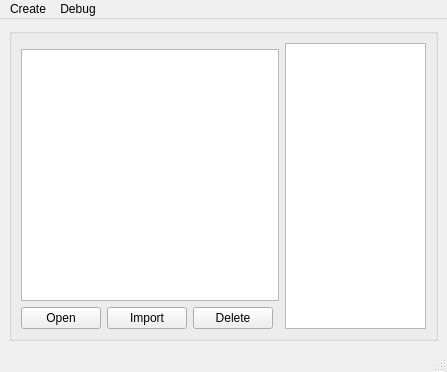
<?xml version="1.0" encoding="UTF-8"?>
<ui version="4.0">
 <class>MainWindow</class>
 <widget class="QMainWindow" name="MainWindow">
  <property name="geometry">
   <rect>
    <x>0</x>
    <y>0</y>
    <width>447</width>
    <height>372</height>
   </rect>
  </property>
  <property name="windowTitle">
   <string>Props Manager</string>
  </property>
  <widget class="QWidget" name="centralwidget">
   <layout class="QHBoxLayout" name="horizontalLayout">
    <item>
     <widget class="QGroupBox" name="groupBox">
      <property name="title">
       <string/>
      </property>
      <layout class="QGridLayout" name="gridLayout">
       <item row="1" column="0" colspan="4">
        <widget class="QListWidget" name="ui_list_widget"/>
       </item>
       <item row="2" column="2">
        <widget class="QPushButton" name="ui_delete_btn">
         <property name="text">
          <string>Delete</string>
         </property>
        </widget>
       </item>
       <item row="2" column="0">
        <widget class="QPushButton" name="ui_open_btn">
         <property name="text">
          <string>Open</string>
         </property>
        </widget>
       </item>
       <item row="2" column="1">
        <widget class="QPushButton" name="ui_import_btn">
         <property name="text">
          <string>Import</string>
         </property>
        </widget>
       </item>
       <item row="0" column="4" rowspan="3" colspan="2">
        <widget class="QListWidget" name="ui_info_widget"/>
       </item>
      </layout>
     </widget>
    </item>
   </layout>
  </widget>
  <widget class="QMenuBar" name="menubar">
   <property name="geometry">
    <rect>
     <x>0</x>
     <y>0</y>
     <width>447</width>
     <height>21</height>
    </rect>
   </property>
   <widget class="QMenu" name="menuDebug">
    <property name="title">
     <string>Debug</string>
    </property>
    <addaction name="ui_set_dir_action"/>
   </widget>
   <widget class="QMenu" name="menuCreate">
    <property name="title">
     <string>Create</string>
    </property>
    <addaction name="ui_create_scene_action"/>
   </widget>
   <addaction name="menuCreate"/>
   <addaction name="menuDebug"/>
  </widget>
  <widget class="QStatusBar" name="statusbar"/>
  <action name="ui_set_dir_action">
   <property name="text">
    <string>Set Directory</string>
   </property>
  </action>
  <action name="ui_create_scene_action">
   <property name="text">
    <string>Create from Scene</string>
   </property>
  </action>
  <action name="ui_create_sel_action">
   <property name="text">
    <string>Create from Selection</string>
   </property>
  </action>
 </widget>
 <resources/>
 <connections/>
</ui>
